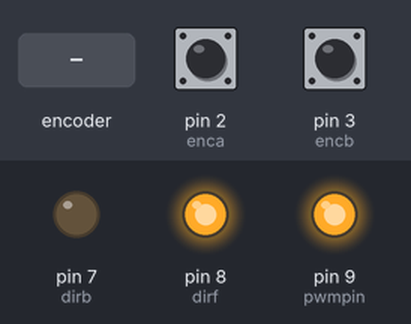
Simulated run of this sketch. Board: Arduino Uno, built with avr-gcc and run on an emulated ATmega328P. Parts: output pins drawn as LEDs (lit = HIGH). Inputs (shaded band) come from the test bench; at power-on: pin 2 (enca) HIGH, pin 3 (encb) HIGH. What the sketch prints to the serial monitor is not drawn.

Above: at 1.2 s.
1.3 s: rotary encoder on pin 2 (enca) / pin 3 (encb) turned 1 step (first pin leading)
3.0 s: rotary encoder on pin 2 (enca) / pin 3 (encb) turned 1 step (first pin leading)
Timing chart, 0 to 6.0 s (numbered marks = the images above; inputs shaded):
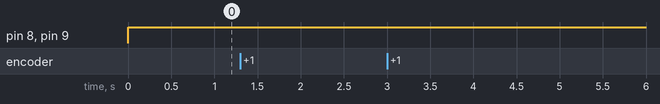

The sketch:

PID_G.ino
```cpp
int pwmpin=9;
int dirf=8;
int dirb=7;
int enca=2;
int encb=3;
int lenca;
int cenca;//current enc A
int cencb;//current enc B
volatile long int enccount=0;
int target=100;
int error;
int prerror;
double kp=9;
double ki;
int kd;
int k=1;
float movement;


void setup()
{
  Serial.begin(9600);
  pinMode(pwmpin,OUTPUT);
  pinMode(dirf,OUTPUT);
  pinMode(dirb,OUTPUT);
  pinMode(enca,INPUT);
  pinMode(encb,INPUT);++
  lenca=digitalRead(enca);

}

void loop()
{
    cenca = digitalRead(enca);
    cencb = digitalRead(encb);
     //pid();

    if(lenca != cenca && cenca == 1)
    {
        if(digitalRead(encb) != cenca)//anti-clockwise
        {
           enccount--;
           Serial.write("CCW");

        }

       else//clockwise
        {
            enccount++;
            Serial.write("CW");
        }
    }

    lenca=cenca;


 error=target-enccount;

  movement=error*kp ;
  if(movement>255)
  {
    movement=255;
  }
  if(error>0)
  {
    digitalWrite(dirf,HIGH);
    digitalWrite(dirb,LOW);
  }
  else if(error<0)
  {
    digitalWrite(dirb,HIGH);
    digitalWrite(dirf,LOW);
  }
  if(movement<=30)
  {
    k=0;
    analogWrite(pwmpin,0);
    digitalWrite(dirb,LOW);
    digitalWrite(dirf,LOW);

  }
  if(error!=0 && k==1)
  {
  analogWrite(pwmpin,abs(movement));

  }

  if(error==0)
  {

    analogWrite(pwmpin,0);
    digitalWrite(dirb,LOW);
    digitalWrite(dirf,LOW);


  }

  Serial.print(enccount);
  Serial.print("\t");
  Serial.print(error);
  Serial.print("\t");
  Serial.print(movement);
  Serial.print("\n");

}
```

Measured:
- after the input at 1.3 s, every drawn part: stays the same
- after the input at 3.0 s, every drawn part: stays the same
